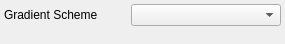
<?xml version="1.0" encoding="UTF-8"?>
<ui version="4.0">
 <class>FalseColorOptionsWidgetBase</class>
 <widget class="QWidget" name="FalseColorOptionsWidgetBase">
  <property name="geometry">
   <rect>
    <x>0</x>
    <y>0</y>
    <width>285</width>
    <height>44</height>
   </rect>
  </property>
  <property name="sizePolicy">
   <sizepolicy hsizetype="Preferred" vsizetype="Maximum">
    <horstretch>0</horstretch>
    <verstretch>0</verstretch>
   </sizepolicy>
  </property>
  <property name="windowTitle">
   <string>Form</string>
  </property>
  <layout class="QGridLayout" name="gridLayout">
   <property name="leftMargin">
    <number>4</number>
   </property>
   <property name="topMargin">
    <number>4</number>
   </property>
   <property name="rightMargin">
    <number>4</number>
   </property>
   <property name="bottomMargin">
    <number>4</number>
   </property>
   <item row="0" column="0">
    <widget class="QLabel" name="gradientSchemeLabel">
     <property name="text">
      <string>Gradient Scheme</string>
     </property>
    </widget>
   </item>
   <item row="0" column="1">
    <widget class="QComboBox" name="gradientSchemeCombo">
     <property name="minimumSize">
      <size>
       <width>150</width>
       <height>0</height>
      </size>
     </property>
    </widget>
   </item>
   <item row="1" column="0" colspan="2">
    <spacer name="verticalSpacer">
     <property name="orientation">
      <enum>Qt::Vertical</enum>
     </property>
     <property name="sizeHint" stdset="0">
      <size>
       <width>258</width>
       <height>0</height>
      </size>
     </property>
    </spacer>
   </item>
  </layout>
 </widget>
 <resources/>
 <connections/>
</ui>
